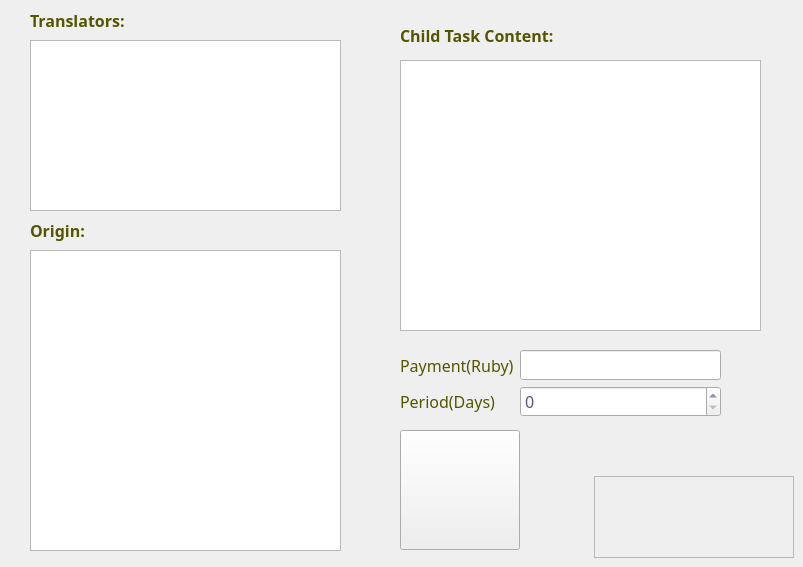
   <widget class="QWidget" name="tabDistribution">
    <attribute name="title">
     <string>Distribution</string>
    </attribute>
    <widget class="QListWidget" name="listWidgetTranslators">
     <property name="geometry">
      <rect>
       <x>30</x>
       <y>40</y>
       <width>311</width>
       <height>171</height>
      </rect>
     </property>
     <property name="font">
      <font>
       <family>Century Gothic</family>
      </font>
     </property>
     <property name="styleSheet">
      <string notr="true">border-image: transparent;
color: rgb(0, 0, 0);</string>
     </property>
    </widget>
    <widget class="QLabel" name="label_11">
     <property name="geometry">
      <rect>
       <x>30</x>
       <y>5</y>
       <width>191</width>
       <height>31</height>
      </rect>
     </property>
     <property name="font">
      <font>
       <family>Century Gothic</family>
       <pointsize>12</pointsize>
       <weight>75</weight>
       <bold>true</bold>
      </font>
     </property>
     <property name="styleSheet">
      <string notr="true">border-image:transparent;color: rgb(85, 85, 0);</string>
     </property>
     <property name="text">
      <string>Translators:</string>
     </property>
    </widget>
    <widget class="QTextBrowser" name="textBrowserOrigin">
     <property name="geometry">
      <rect>
       <x>30</x>
       <y>250</y>
       <width>311</width>
       <height>301</height>
      </rect>
     </property>
     <property name="font">
      <font>
       <family>Century Gothic</family>
       <pointsize>10</pointsize>
      </font>
     </property>
     <property name="styleSheet">
      <string notr="true"/>
     </property>
     <property name="readOnly">
      <bool>true</bool>
     </property>
     <property name="html">
      <string>&lt;!DOCTYPE HTML PUBLIC &quot;-//W3C//DTD HTML 4.0//EN&quot; &quot;http://www.w3.org/TR/REC-html40/strict.dtd&quot;&gt;
&lt;html&gt;&lt;head&gt;&lt;meta name=&quot;qrichtext&quot; content=&quot;1&quot; /&gt;&lt;style type=&quot;text/css&quot;&gt;
p, li { white-space: pre-wrap; }
&lt;/style&gt;&lt;/head&gt;&lt;body style=&quot; font-family:'Century Gothic'; font-size:10pt; font-weight:400; font-style:normal;&quot;&gt;
&lt;p style=&quot;-qt-paragraph-type:empty; margin-top:0px; margin-bottom:0px; margin-left:0px; margin-right:0px; -qt-block-indent:0; text-indent:0px;&quot;&gt;&lt;br /&gt;&lt;/p&gt;&lt;/body&gt;&lt;/html&gt;</string>
     </property>
    </widget>
    <widget class="QLabel" name="label_12">
     <property name="geometry">
      <rect>
       <x>30</x>
       <y>215</y>
       <width>191</width>
       <height>31</height>
      </rect>
     </property>
     <property name="font">
      <font>
       <family>Century Gothic</family>
       <pointsize>12</pointsize>
       <weight>75</weight>
       <bold>true</bold>
      </font>
     </property>
     <property name="styleSheet">
      <string notr="true">border-image:transparent;color: rgb(85, 85, 0);</string>
     </property>
     <property name="text">
      <string>Origin:</string>
     </property>
    </widget>
    <widget class="QTextBrowser" name="textBrowserChildContent">
     <property name="geometry">
      <rect>
       <x>400</x>
       <y>60</y>
       <width>361</width>
       <height>271</height>
      </rect>
     </property>
     <property name="font">
      <font>
       <family>Century Gothic</family>
       <pointsize>10</pointsize>
      </font>
     </property>
     <property name="styleSheet">
      <string notr="true"/>
     </property>
     <property name="readOnly">
      <bool>false</bool>
     </property>
     <property name="html">
      <string>&lt;!DOCTYPE HTML PUBLIC &quot;-//W3C//DTD HTML 4.0//EN&quot; &quot;http://www.w3.org/TR/REC-html40/strict.dtd&quot;&gt;
&lt;html&gt;&lt;head&gt;&lt;meta name=&quot;qrichtext&quot; content=&quot;1&quot; /&gt;&lt;style type=&quot;text/css&quot;&gt;
p, li { white-space: pre-wrap; }
&lt;/style&gt;&lt;/head&gt;&lt;body style=&quot; font-family:'Century Gothic'; font-size:10pt; font-weight:400; font-style:normal;&quot;&gt;
&lt;p style=&quot;-qt-paragraph-type:empty; margin-top:0px; margin-bottom:0px; margin-left:0px; margin-right:0px; -qt-block-indent:0; text-indent:0px;&quot;&gt;&lt;br /&gt;&lt;/p&gt;&lt;/body&gt;&lt;/html&gt;</string>
     </property>
    </widget>
    <widget class="QLabel" name="label_13">
     <property name="geometry">
      <rect>
       <x>400</x>
       <y>20</y>
       <width>201</width>
       <height>31</height>
      </rect>
     </property>
     <property name="font">
      <font>
       <family>Century Gothic</family>
       <pointsize>12</pointsize>
       <weight>75</weight>
       <bold>true</bold>
      </font>
     </property>
     <property name="styleSheet">
      <string notr="true">border-image:transparent;color: rgb(85, 85, 0);</string>
     </property>
     <property name="text">
      <string>Child Task Content:</string>
     </property>
    </widget>
    <widget class="QWidget" name="formLayoutWidget_2">
     <property name="geometry">
      <rect>
       <x>400</x>
       <y>350</y>
       <width>321</width>
       <height>67</height>
      </rect>
     </property>
     <layout class="QFormLayout" name="formLayout_2">
      <item row="0" column="0">
       <widget class="QLabel" name="label_19">
        <property name="font">
         <font>
          <family>Century Gothic</family>
          <pointsize>12</pointsize>
         </font>
        </property>
        <property name="styleSheet">
         <string notr="true">color: rgb(85, 85, 0);</string>
        </property>
        <property name="text">
         <string>Payment(Ruby)</string>
        </property>
       </widget>
      </item>
      <item row="0" column="1">
       <widget class="QLineEdit" name="lineEditChildPay">
        <property name="font">
         <font>
          <family>Century Gothic</family>
          <pointsize>12</pointsize>
         </font>
        </property>
        <property name="styleSheet">
         <string notr="true">color: rgb(85, 85, 127);</string>
        </property>
        <property name="frame">
         <bool>true</bool>
        </property>
       </widget>
      </item>
      <item row="1" column="0">
       <widget class="QLabel" name="label_22">
        <property name="font">
         <font>
          <family>Century Gothic</family>
          <pointsize>12</pointsize>
         </font>
        </property>
        <property name="styleSheet">
         <string notr="true">color: rgb(85, 85, 0);</string>
        </property>
        <property name="text">
         <string>Period(Days)</string>
        </property>
       </widget>
      </item>
      <item row="1" column="1">
       <widget class="QSpinBox" name="spinBoxChildPeriod">
        <property name="font">
         <font>
          <family>Century Gothic</family>
          <pointsize>12</pointsize>
         </font>
        </property>
        <property name="styleSheet">
         <string notr="true">color: rgb(85, 85, 127);</string>
        </property>
       </widget>
      </item>
     </layout>
    </widget>
    <widget class="QFrame" name="frame_3">
     <property name="geometry">
      <rect>
       <x>594</x>
       <y>476</y>
       <width>200</width>
       <height>82</height>
      </rect>
     </property>
     <property name="styleSheet">
      <string notr="true">border-image: url(:/CrowdSourcing/Resources/pictures/zelda_logo2.png);</string>
     </property>
     <property name="frameShape">
      <enum>QFrame::StyledPanel</enum>
     </property>
     <property name="frameShadow">
      <enum>QFrame::Raised</enum>
     </property>
    </widget>
    <widget class="QPushButton" name="distributeButton">
     <property name="geometry">
      <rect>
       <x>400</x>
       <y>430</y>
       <width>120</width>
       <height>120</height>
      </rect>
     </property>
     <property name="toolTip">
      <string>Distribute Child Task</string>
     </property>
     <property name="statusTip">
      <string/>
     </property>
     <property name="styleSheet">
      <string notr="true">QPushButton{border-image: url(:/CrowdSourcing/Resources/pictures/zelda_hero.png);}  
QPushButton:hover{border-image: url(:/CrowdSourcing/Resources/pictures/zelda_hero_on.png);}
QPushButton:pressed{border-image: url(:/CrowdSourcing/Resources/pictures/zelda_hero_clicked.png);};</string>
     </property>
     <property name="text">
      <string/>
     </property>
    </widget>
   </widget>
